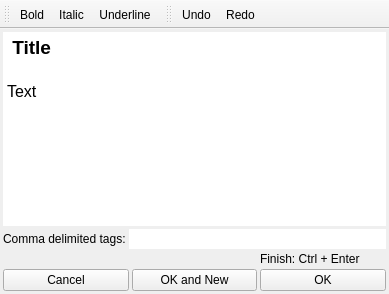
<?xml version="1.0" encoding="UTF-8"?>
<ui version="4.0">
 <class>CreateNoteForm</class>
 <widget class="QMainWindow" name="CreateNoteForm">
  <property name="geometry">
   <rect>
    <x>0</x>
    <y>0</y>
    <width>389</width>
    <height>294</height>
   </rect>
  </property>
  <property name="windowTitle">
   <string>New note</string>
  </property>
  <property name="windowIcon">
   <iconset resource="icons.qrc">
    <normaloff>:/icons/resources/notebook--plus.png</normaloff>:/icons/resources/notebook--plus.png</iconset>
  </property>
  <property name="toolButtonStyle">
   <enum>Qt::ToolButtonIconOnly</enum>
  </property>
  <widget class="QWidget" name="centralwidget">
   <layout class="QVBoxLayout" name="verticalLayout">
    <property name="spacing">
     <number>3</number>
    </property>
    <property name="margin">
     <number>3</number>
    </property>
    <item>
     <widget class="QTextEdit" name="te_NoteHtmlText">
      <property name="minimumSize">
       <size>
        <width>0</width>
        <height>0</height>
       </size>
      </property>
      <property name="maximumSize">
       <size>
        <width>16777215</width>
        <height>16777215</height>
       </size>
      </property>
      <property name="frameShape">
       <enum>QFrame::NoFrame</enum>
      </property>
      <property name="html">
       <string>&lt;!DOCTYPE HTML PUBLIC &quot;-//W3C//DTD HTML 4.0//EN&quot; &quot;http://www.w3.org/TR/REC-html40/strict.dtd&quot;&gt;
&lt;html&gt;&lt;head&gt;&lt;meta name=&quot;qrichtext&quot; content=&quot;1&quot; /&gt;&lt;style type=&quot;text/css&quot;&gt;
p, li { white-space: pre-wrap; }
&lt;/style&gt;&lt;/head&gt;&lt;body style=&quot; font-family:'MS Shell Dlg 2'; font-size:8.25pt; font-weight:400; font-style:normal;&quot;&gt;
&lt;p style=&quot; margin-top:0px; margin-bottom:0px; margin-left:0px; margin-right:0px; -qt-block-indent:0; text-indent:0px;&quot;&gt;&lt;span style=&quot; font-size:14pt; font-weight:600;&quot;&gt; Title&lt;/span&gt;&lt;/p&gt;
&lt;p style=&quot;-qt-paragraph-type:empty; margin-top:0px; margin-bottom:0px; margin-left:0px; margin-right:0px; -qt-block-indent:0; text-indent:0px; font-size:14pt; font-weight:600;&quot;&gt;&lt;/p&gt;
&lt;p style=&quot; margin-top:0px; margin-bottom:0px; margin-left:0px; margin-right:0px; -qt-block-indent:0; text-indent:0px;&quot;&gt;&lt;span style=&quot; font-size:12pt;&quot;&gt;Text&lt;/span&gt;&lt;/p&gt;&lt;/body&gt;&lt;/html&gt;</string>
      </property>
     </widget>
    </item>
    <item>
     <layout class="QHBoxLayout" name="horizontalLayout">
      <item>
       <widget class="QLabel" name="label">
        <property name="text">
         <string>Comma delimited tags:</string>
        </property>
       </widget>
      </item>
      <item>
       <widget class="QLineEdit" name="le_Tags">
        <property name="frame">
         <bool>false</bool>
        </property>
       </widget>
      </item>
     </layout>
    </item>
    <item>
     <layout class="QGridLayout" name="gridLayout">
      <item row="2" column="2">
       <widget class="QPushButton" name="pushButton_2">
        <property name="text">
         <string>OK</string>
        </property>
        <property name="shortcut">
         <string>Ctrl+Enter, Ctrl+Return</string>
        </property>
       </widget>
      </item>
      <item row="2" column="0">
       <widget class="QPushButton" name="pushButton">
        <property name="text">
         <string>Cancel</string>
        </property>
        <property name="shortcut">
         <string>Esc</string>
        </property>
       </widget>
      </item>
      <item row="2" column="1">
       <widget class="QPushButton" name="pushButton_3">
        <property name="text">
         <string>OK and New</string>
        </property>
        <property name="shortcut">
         <string>Ctrl+Shift+Return, Ctrl+Shift+Enter</string>
        </property>
       </widget>
      </item>
      <item row="0" column="2">
       <widget class="QLabel" name="label_2">
        <property name="text">
         <string>Finish: Ctrl + Enter</string>
        </property>
       </widget>
      </item>
     </layout>
    </item>
   </layout>
  </widget>
  <widget class="QToolBar" name="toolBar">
   <property name="minimumSize">
    <size>
     <width>0</width>
     <height>0</height>
    </size>
   </property>
   <property name="windowTitle">
    <string>toolBar</string>
   </property>
   <attribute name="toolBarArea">
    <enum>TopToolBarArea</enum>
   </attribute>
   <attribute name="toolBarBreak">
    <bool>false</bool>
   </attribute>
   <addaction name="actionBold"/>
   <addaction name="actionItalic"/>
   <addaction name="actionUnderline"/>
  </widget>
  <widget class="QToolBar" name="toolBar_2">
   <property name="sizePolicy">
    <sizepolicy hsizetype="Fixed" vsizetype="Fixed">
     <horstretch>0</horstretch>
     <verstretch>0</verstretch>
    </sizepolicy>
   </property>
   <property name="minimumSize">
    <size>
     <width>0</width>
     <height>0</height>
    </size>
   </property>
   <property name="maximumSize">
    <size>
     <width>16777215</width>
     <height>16777215</height>
    </size>
   </property>
   <property name="windowTitle">
    <string>toolBar_2</string>
   </property>
   <attribute name="toolBarArea">
    <enum>TopToolBarArea</enum>
   </attribute>
   <attribute name="toolBarBreak">
    <bool>false</bool>
   </attribute>
   <addaction name="actionUndo"/>
   <addaction name="actionRedo"/>
  </widget>
  <action name="actionBold">
   <property name="checkable">
    <bool>true</bool>
   </property>
   <property name="icon">
    <iconset resource="icons.qrc">
     <normaloff>:/icons/resources/edit-bold.png</normaloff>:/icons/resources/edit-bold.png</iconset>
   </property>
   <property name="text">
    <string>Bold</string>
   </property>
  </action>
  <action name="actionItalic">
   <property name="checkable">
    <bool>true</bool>
   </property>
   <property name="icon">
    <iconset resource="icons.qrc">
     <normaloff>:/icons/resources/edit-italic.png</normaloff>:/icons/resources/edit-italic.png</iconset>
   </property>
   <property name="text">
    <string>Italic</string>
   </property>
  </action>
  <action name="actionUnderline">
   <property name="checkable">
    <bool>true</bool>
   </property>
   <property name="icon">
    <iconset resource="icons.qrc">
     <normaloff>:/icons/resources/edit-underline.png</normaloff>:/icons/resources/edit-underline.png</iconset>
   </property>
   <property name="text">
    <string>Underline</string>
   </property>
  </action>
  <action name="actionUndo">
   <property name="icon">
    <iconset resource="icons.qrc">
     <normaloff>:/icons/resources/arrow-turn-180-left.png</normaloff>:/icons/resources/arrow-turn-180-left.png</iconset>
   </property>
   <property name="text">
    <string>Undo</string>
   </property>
   <property name="shortcut">
    <string>Ctrl+Z</string>
   </property>
  </action>
  <action name="actionRedo">
   <property name="icon">
    <iconset resource="icons.qrc">
     <normaloff>:/icons/resources/arrow-turn.png</normaloff>:/icons/resources/arrow-turn.png</iconset>
   </property>
   <property name="text">
    <string>Redo</string>
   </property>
   <property name="shortcut">
    <string>Ctrl+Y</string>
   </property>
  </action>
 </widget>
 <resources>
  <include location="icons.qrc"/>
 </resources>
 <connections>
  <connection>
   <sender>te_NoteHtmlText</sender>
   <signal>currentCharFormatChanged(QTextCharFormat)</signal>
   <receiver>CreateNoteForm</receiver>
   <slot>adjustButtons(QTextCharFormat)</slot>
   <hints>
    <hint type="sourcelabel">
     <x>385</x>
     <y>138</y>
    </hint>
    <hint type="destinationlabel">
     <x>388</x>
     <y>131</y>
    </hint>
   </hints>
  </connection>
  <connection>
   <sender>actionUndo</sender>
   <signal>triggered()</signal>
   <receiver>te_NoteHtmlText</receiver>
   <slot>undo()</slot>
   <hints>
    <hint type="sourcelabel">
     <x>-1</x>
     <y>-1</y>
    </hint>
    <hint type="destinationlabel">
     <x>194</x>
     <y>126</y>
    </hint>
   </hints>
  </connection>
  <connection>
   <sender>actionRedo</sender>
   <signal>triggered()</signal>
   <receiver>te_NoteHtmlText</receiver>
   <slot>redo()</slot>
   <hints>
    <hint type="sourcelabel">
     <x>-1</x>
     <y>-1</y>
    </hint>
    <hint type="destinationlabel">
     <x>194</x>
     <y>126</y>
    </hint>
   </hints>
  </connection>
  <connection>
   <sender>actionBold</sender>
   <signal>toggled(bool)</signal>
   <receiver>CreateNoteForm</receiver>
   <slot>setBold(bool)</slot>
   <hints>
    <hint type="sourcelabel">
     <x>-1</x>
     <y>-1</y>
    </hint>
    <hint type="destinationlabel">
     <x>194</x>
     <y>146</y>
    </hint>
   </hints>
  </connection>
  <connection>
   <sender>actionItalic</sender>
   <signal>toggled(bool)</signal>
   <receiver>te_NoteHtmlText</receiver>
   <slot>setFontItalic(bool)</slot>
   <hints>
    <hint type="sourcelabel">
     <x>-1</x>
     <y>-1</y>
    </hint>
    <hint type="destinationlabel">
     <x>194</x>
     <y>126</y>
    </hint>
   </hints>
  </connection>
  <connection>
   <sender>actionUnderline</sender>
   <signal>toggled(bool)</signal>
   <receiver>te_NoteHtmlText</receiver>
   <slot>setFontUnderline(bool)</slot>
   <hints>
    <hint type="sourcelabel">
     <x>-1</x>
     <y>-1</y>
    </hint>
    <hint type="destinationlabel">
     <x>194</x>
     <y>126</y>
    </hint>
   </hints>
  </connection>
  <connection>
   <sender>pushButton_2</sender>
   <signal>clicked()</signal>
   <receiver>CreateNoteForm</receiver>
   <slot>finishCreation()</slot>
   <hints>
    <hint type="sourcelabel">
     <x>320</x>
     <y>271</y>
    </hint>
    <hint type="destinationlabel">
     <x>527</x>
     <y>264</y>
    </hint>
   </hints>
  </connection>
  <connection>
   <sender>pushButton_3</sender>
   <signal>clicked()</signal>
   <receiver>CreateNoteForm</receiver>
   <slot>finishAndNew()</slot>
   <hints>
    <hint type="sourcelabel">
     <x>172</x>
     <y>271</y>
    </hint>
    <hint type="destinationlabel">
     <x>187</x>
     <y>338</y>
    </hint>
   </hints>
  </connection>
  <connection>
   <sender>pushButton</sender>
   <signal>clicked()</signal>
   <receiver>CreateNoteForm</receiver>
   <slot>close()</slot>
   <hints>
    <hint type="sourcelabel">
     <x>64</x>
     <y>277</y>
    </hint>
    <hint type="destinationlabel">
     <x>64</x>
     <y>316</y>
    </hint>
   </hints>
  </connection>
 </connections>
 <slots>
  <slot>adjustButtons(QTextCharFormat)</slot>
  <slot>setBold(bool)</slot>
  <slot>finishCreation()</slot>
  <slot>finishAndNew()</slot>
 </slots>
</ui>
